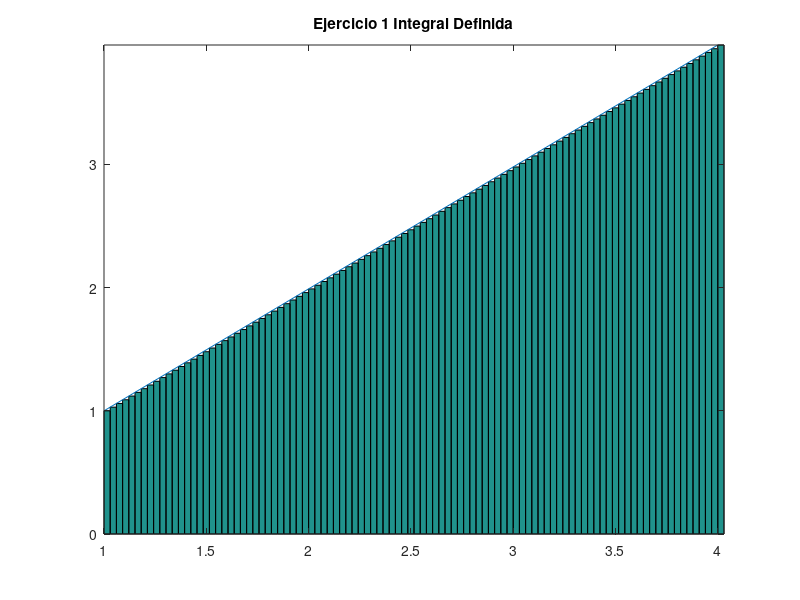

The MATLAB source for this figure:
% Octave Script
% Title			:1.7 Funcion Primitiva
% Description		:Script para graficar el ejericio 19 de la actividad 1.7
% Author		:Luis Gerardo Cardozo Carranza (Gerard_CRS) luiscardozo161002@gmail.com
% Date			:20210517
% sion		        :1
% Usage			:octave> /path/Funcion_Primitiva_Actividad_1.7_Luis Gerardo Cardozo Carranza_3202
% Notes			:Requiere aplicacion octave usar en consola preferentemente.
%                       4
%Actividad_Ejercicio 19 ∫ x dx
%                       1
%Limpia la pantalla y las variables.
clc, clear

%Define los intervalos y el numero de rectangulos.
a = 1;
b = 4;
n = 100;

%Determina la longitud de la base o el incremento de x.
base = (b-a)/n;

%Definicion de la funcion.
x =a:base:(b-base);

%Y esta representada por la variable altura
altura=(x);

%Establece   la    linea   que   forma  la funcion
x2 = linspace(1,4,100);
y2 = (x);

%Inicio del  intervalo, fin del intervalo, numero de rectangulos.
xa = linspace(1,4,100);
yab =(x);

%Dibuja una  grafica de barras una a lado de otra sin espacios
g = bar(xa,yab,'histc');

%Permite continuar  graficando  despues de que ya exista un grafica trazada
hold on

%Grafica la funcion
plot(x2,y2);

%Asigna un nombre a la grafica 
title("Ejercicio 1 Integral Definida");

%Ajusta la grafica a los datos.
axis tight
